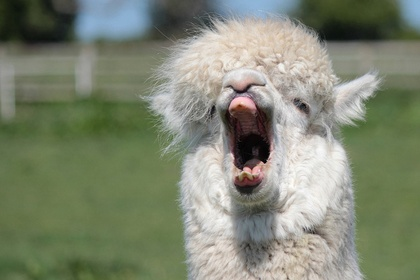
%> input picture alpaca.jpg, 420 x 280 px, shrunk from 640 x 427 before the run
$ octave try_dilation_erosion.m   (GNU Octave 9; MATLAB toolbox functions it lacks are replaced by stand-ins)
%> lines starting %> are read from the running program, lines starting %| are printed output that depends on the picture
clear; clc;
a = imread('alpaca.jpg');
%> a is the input picture: size 280x420x3 uint8; mean R, G, B 127.5, 134.3, 114.4
a = rgb2gray(a);
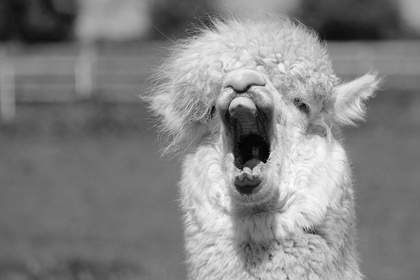
%> a: size 280x420 uint8; min 0, max 253, mean 130
b = double(a);
H = [0 1 0;1 8 1;0 1 0];

% dilation
for i = 2:size(a,1)-1
    for j = 2:size(a,2)-1
        store11 = b(i-1:i+1,j-1:j+1);
        store12 = store11 + H;
        cal11 = max(store12);
        A1(i,j) = max(cal11);
    end
end
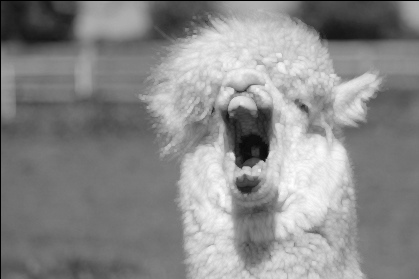
%> A1: size 279x419 double; min 0, max 261, mean 140.9; drawn with min black and max white
B1 = uint8(A1);
subplot(1,3,1); imshow(a); title('original')
subplot(1,3,2); imshow(B1); title('dilation')

%erosion
for i = 2:size(a,1)-1
    for j = 2:size(a,2)-1
        store21 = b(i-1:i+1,j-1:j+1);
        store22 = store21 - H;
        cal21 = min(store22);
        A2(i,j) = min(cal21);
    end
end
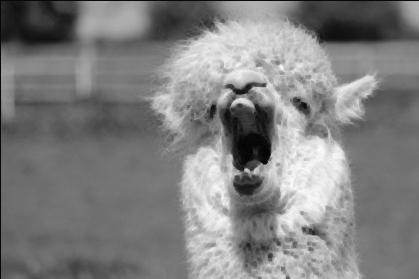
%> A2: size 279x419 double; min -8, max 242, mean 117.8; drawn with min black and max white
B2 = uint8(A2);
subplot(1,3,3); imshow(B2); title('erosion')
